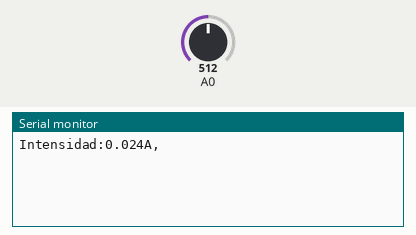
Simulated run of this sketch. Board: Arduino Uno, built with avr-gcc and run on an emulated ATmega328P. Parts: the last lines printed to the serial monitor. The test bench sets the inputs (shaded band); at power-on: A0 = 512.

Above: at 1.8 s.
1.9 s: A0 set to 716
At 3.1 s:
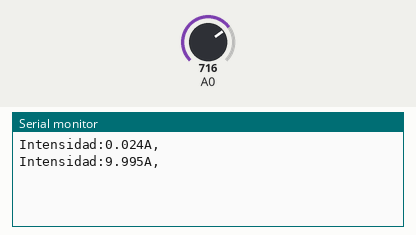
3.4 s: A0 set to 900
At 3.4 s:
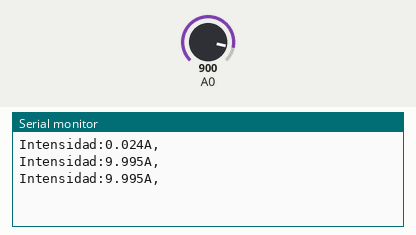
Timing chart, 0 to 6.4 s (numbered marks = the images above; inputs shaded):
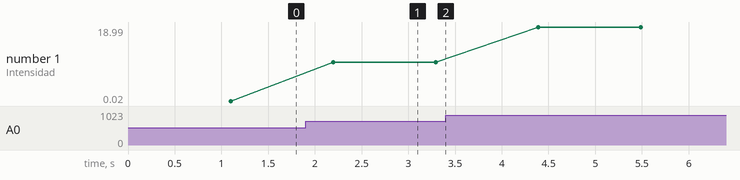

The sketch:

sensor_corriente.ino
```cpp
float SENSIBILITY=0.1; //Utilizamos 0.1 debido a nuestras especificaciones del modelo de 20A
int SAMPLESNUMBER=500; //Numero de muestras
void setup() {
  // put your setup code here, to run once:
  Serial.begin(9600);
}

void printMeasure(String prefix, float value, String postfix){
  Serial.print(prefix);
  Serial.print(value, 3);
  Serial.println(postfix);
}

float getCorriente(int samplesNumber){
  float voltage;
  float currentSum=0;
  for(int i=0;i<samplesNumber;i++){
    voltage=analogRead(A0)*5.0/1023.0; //Normalizamos el valor obtenido, ya que el valor maximo
    //que ofrece esta lectura es 1023 para una lectura de 5V, así que multiplicamos por 5 y
    //dividimos pr 1023 para obtener nuestro valor real.
    currentSum +=(voltage-2.5)/SENSIBILITY; //Formula que nos indica el fabricante.
  }
  return (currentSum/samplesNumber);
}
void loop() {
  // put your main code here, to run repeatedly:
  delay(1000);
  float current=getCorriente(SAMPLESNUMBER); //LE RESTASMOS 0.06543 porque es el valor de corriente que mete el sensor sin carga. Lo hemos calculado tras 30 muestras obtenidas calculando su media.
  float currentRMS=0.707*current;
  float power=230.0*currentRMS;

  printMeasure("Intensidad:", current, "A,");
 // printMeasure("Irms: ", currentRMS, "A,");
 // printMeasure("Potencia: ", power, "W");
}
```

Measured:
- after the input at 1.9 s, the serial monitor: prints a new line after 0.29 s (image 1)
- plotted number 1: 0.02 → 9.99 after the input at 1.9 s, 9.99 → 18.99 after the input at 3.4 s
